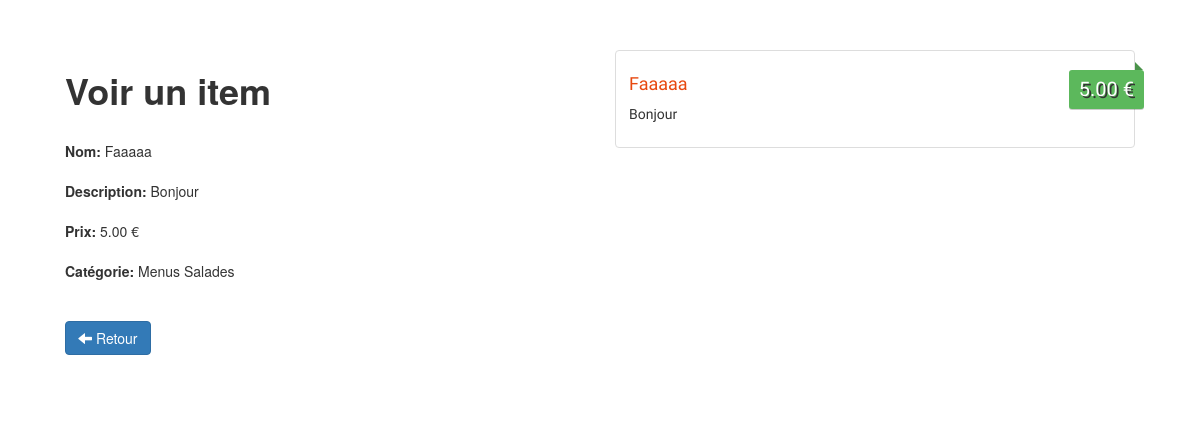
Page /admin/Menus/view.php?id=36 on the committed database.
### tables this page shows
CREATE TABLE IF NOT EXISTS `items` (
  `id` int(11) NOT NULL AUTO_INCREMENT,
  `name` varchar(100) NOT NULL,
  `description` varchar(255) NOT NULL,
  `price` float NOT NULL,
  `image` varchar(255) NOT NULL,
  `category` int(11) NOT NULL,
  PRIMARY KEY (`id`),
  KEY `category` (`category`),
  KEY `id` (`id`)
);

CREATE TABLE IF NOT EXISTS `categories` (
  `id` int(11) NOT NULL AUTO_INCREMENT,
  `name` varchar(100) NOT NULL,
  PRIMARY KEY (`id`)
);

### admin/Menus/view.php (the view, shortened to what this page needs)
<?php
    if(!empty($_GET['id']))
    {
        $id = checkInput($_GET['id']);
    }
    $db = Database::connect();
    $statement = $db->prepare("SELECT items.id, items.name, items.description, items.price, items.image, categories.name AS category FROM items LEFT JOIN categories ON items.category = categories.id WHERE items.id = ?");
    $statement->execute(array($id));
    $item = $statement->fetch();
    function checkInput($data)
    {
      $data = trim($data);
      $data = stripslashes($data);
      $data = htmlspecialchars($data);
      return $data;
    }
?>
<!DOCTYPE html>
<html>
    <head>
        <link rel="stylesheet" href="https://maxcdn.bootstrapcdn.com/bootstrap/3.3.6/css/bootstrap.min.css">
        <link rel="stylesheet" href="../css/styles.css">
    </head>
    <body>
         <div class="container admin">
            <div class="row">
               <div class="col-sm-6">
                    <h1><strong>Voir un item</strong></h1>
                    <br>
                    <form>
                      <div class="form-group">
                        <label>Nom:</label><?php echo '  '.$item['name'];?>
                      </div>
                      <div class="form-group">
                        <label>Description:</label><?php echo '  '.$item['description'];?>
                      </div>
                      <div class="form-group">
                        <label>Prix:</label><?php echo '  '.number_format((float)$item['price'], 2, '.', ''). ' €';?>
                      </div>
                      <div class="form-group">
                        <label>Catégorie:</label><?php echo '  '.$item['category'];?>
                      </div>
                    </form>
                    <br>
                    <div class="form-actions">
                      <a class="btn btn-primary" href="gestion_menu.php"><span class="glyphicon glyphicon-arrow-left"></span> Retour</a>
                    </div>
                </div>
                <div class="col-sm-6 site">
                    <div class="thumbnail">
                        <div class="price"><?php echo number_format((float)$item['price'], 2, '.', ''). ' €';?></div>
                          <div class="caption">
                            <h4><?php echo $item['name'];?></h4>
                            <p><?php echo $item['description'];?></p>
                          </div>
                    </div>
                </div>
            </div>
        </div>
    </body>
</html>

### css/styles.css (style rules this page uses)
body { background: url(../images/bg.png); }
.site { font-family: 'Holtwood One SC', sans-serif; }
.price { background: #5cb85c; box-shadow: 0 1px rgba(0,0,0,0.2); -moz-box-shadow: 0 1px rgba(0,0,0,0.2); -webkit-box-shadow: 0 1px rgba(0,0,0,0.2); color: #fff; text-shadow: 2px 2px #333; position: absolute; right: 6px; top: 20px; padding: 5px 10px; font-size: 20px; border-radius: 3px; }
.price:before { border: 4px solid transparent; border-bottom: 4px solid #4a934a; border-left: 4px solid #4a934a; content: ""; position: absolute; right: 1px; top: -8px; }
.caption > h4 { color: #e7480f; font-size: 18px; }
.admin { background: #fff; padding: 50px; border-radius: 10px; }

### rows in the picture
items: name "Faaaaa", description "Bonjour", price "5.00", category.name "Menus Salades"
